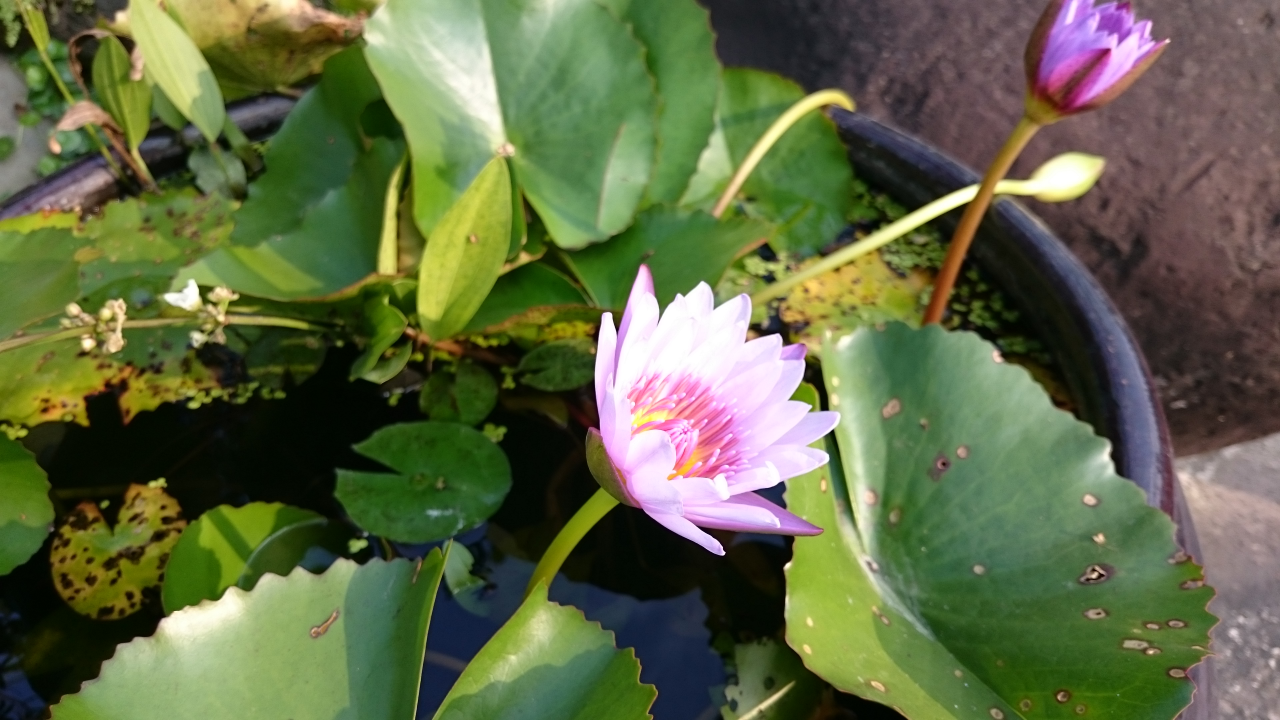
#> input picture _4.cmpp/_python_test/_code/Python程式設計實務16課/sample.jpg, 3840 x 2160 px, found by its file name (shown at 1/3 size); the run also reads 2 pictures not shown here
$ jupyter execute 'F1378 - Ch11.ipynb'
#> lines starting #> are read from the running program, lines starting #| are printed output that depends on the picture
#11-2-1 用 OpenCV 讀取並顯示圖片

[cell 1]
# 執行本章各行範例前, 請先執行此儲存格, 確認 cv2 已確實匯入
# 執行本章各行範例前, 請先執行此儲存格, 確認 cv2 已確實匯入
# 執行本章各行範例前, 請先執行此儲存格, 確認 cv2 已確實匯入
import numpy as np
import matplotlib.pyplot as plt
import cv2

def aidemy_imshow(name, img):
    b, g, r = cv2.split(img)
    img = cv2.merge([r, g, b])
    plt.title(name)
    plt.imshow(img)
    plt.show()

cv2.imshow = aidemy_imshow

[cell 2]
img = cv2.imread(r'/content/drive/MyDrive/Colab_Notebooks/F1378/Ch11_(OpenCV)/photo/sample.jpg')   #請依11-2-1節的說明，換成您自己的雲端硬碟路徑
#> img is the input picture: shape (2160, 3840, 3); mean B, G, R 69.6, 105.1, 95.9

[cell 3]
print(type(img))
#| <class 'numpy.ndarray'>
print(img.shape)
#| (2160, 3840, 3)

[cell 4]
cv2.imshow('Sample pic', img)

#11-2-2 生成並儲存圖片

[cell 5]
img = np.array([[(255, 255, 0) for x in range(256)] for x in range(256)])

[cell 6]
cv2.imwrite(r'/content/drive/MyDrive/Colab_Notebooks/F1378/Ch11_(OpenCV)/photo/sample_2.jpg', img)   #請依11-2-1節的說明，換成您自己的雲端硬碟路徑

[cell 7]
cv2.imshow('Sample pic 2', img)
#> in aidemy_imshow (call 2), `b, g, r = cv2.split(img)`: b: shape (256, 256) int32; every value is 255
#> in aidemy_imshow (call 2), `b, g, r = cv2.split(img)`: r: shape (256, 256) int32; every value is 0

[cell 8]
img_size = 256
img = np.array( [[(x, int((x + y) / 2), y) for x in range(img_size)] for y in range(img_size)])
cv2.imwrite(r'/content/drive/MyDrive/Colab_Notebooks/F1378/Ch11_(OpenCV)/photo/sample_3.jpg', img)  #請依11-2-1節的說明，換成您自己的雲端硬碟路徑
cv2.imshow('Sample pic 3', img)
#> call 3 of aidemy_imshow, with name = 'Sample pic 3'
#> in aidemy_imshow (call 3), `b, g, r = cv2.split(img)`:
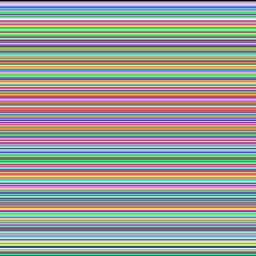
#> r: shape (256, 256) int32; 256 distinct labels, from 0 to 255; one colour per label, 0 black

#11-2-3 裁剪圖片

[cell 9]
img = cv2.imread(r'/content/drive/MyDrive/Colab_Notebooks/F1378/Ch11_(OpenCV)/photo/sample.jpg')  #請依11-2-1節的說明，換成您自己的雲端硬碟路徑
print(img.shape)
#| (2160, 3840, 3)

[cell 10]
img_cut = img[0:(img.shape[0] * 2 // 3), 0:(img.shape[1] * 2 // 3)]

[cell 11]
img_cut.shape
#> Out = (1440, 2560, 3)

[cell 12]
cv2.imshow('Sample pic', img_cut)

#11-2-4 縮放圖片

[cell 13]
img = cv2.imread(r'/content/drive/MyDrive/Colab_Notebooks/F1378/Ch11_(OpenCV)/photo/sample.jpg')  #請依11-2-1節的說明，換成您自己的雲端硬碟路徑

[cell 14]
img.shape
#> Out = (2160, 3840, 3)

[cell 15]
img_resize = cv2.resize(img, (img.shape[1] * 3, img.shape[0] * 2))
cv2.imshow('Sample pic', img_resize)

[cell 16]
img_resize.shape
#> Out = (4320, 11520, 3)

#11-2-5 圖片翻轉

[cell 17]
img = cv2.imread(r'/content/drive/MyDrive/Colab_Notebooks/F1378/Ch11_(OpenCV)/photo/sample.jpg')   #請依11-2-1節的說明，換成您自己的雲端硬碟路徑

cv2.imshow('Sample pic', img)

[cell 18]
img_flip = cv2.flip(img, -999)
img_flip2 = cv2.flip(img, -88)
cv2.imshow('Sample pic', img_flip)

#11-2-6 圖片旋轉

[cell 19]
img = cv2.imread(r'/content/drive/MyDrive/Colab_Notebooks/F1378/Ch11_(OpenCV)/photo/sample.jpg')  #請依11-2-1節的說明，換成您自己的雲端硬碟路徑

[cell 20]
aff_matrix = cv2.getRotationMatrix2D((img.shape[1]/2, img.shape[0]/2), 30, 0.8)

[cell 21]
img_rotate = cv2.warpAffine(img, aff_matrix, (img.shape[1], img.shape[0]))

[cell 22]
cv2.imshow('Sample pic', img_rotate)

使用 cv2.rotate

[cell 23]
img_rotate = cv2.rotate(img, 1)

cv2.imshow('Sample pic', img_rotate)

#11-2-7 圖片色彩空間的轉換

[cell 24]
img = cv2.imread(r'/content/drive/MyDrive/Colab_Notebooks/F1378/Ch11_(OpenCV)/photo/sample.jpg')   #請依11-2-1節的說明，換成您自己的雲端硬碟路徑

img_convert = cv2.cvtColor(img, cv2.COLOR_BGR2Lab)
#> img_convert: shape (2160, 3840, 3); mean of channels 0, 1, 2 107.5, 119.2, 145.8

cv2.imshow('Sample pic', img_convert)
#> in aidemy_imshow (call 10), `img = cv2.merge([r, g, b])`: img: shape (2160, 3840, 3); mean of channels 0, 1, 2 145.8, 119.2, 107.5

#11-2-8 將圖片顏色反轉 (負片效果)

[cell 25]
img = cv2.imread(r'/content/drive/MyDrive/Colab_Notebooks/F1378/Ch11_(OpenCV)/photo/sample.jpg')   #請依11-2-1節的說明，換成您自己的雲端硬碟路徑

[cell 26]
cv2.imshow('Sample pic', img)

[cell 27]
img_invert = cv2.bitwise_not(img)
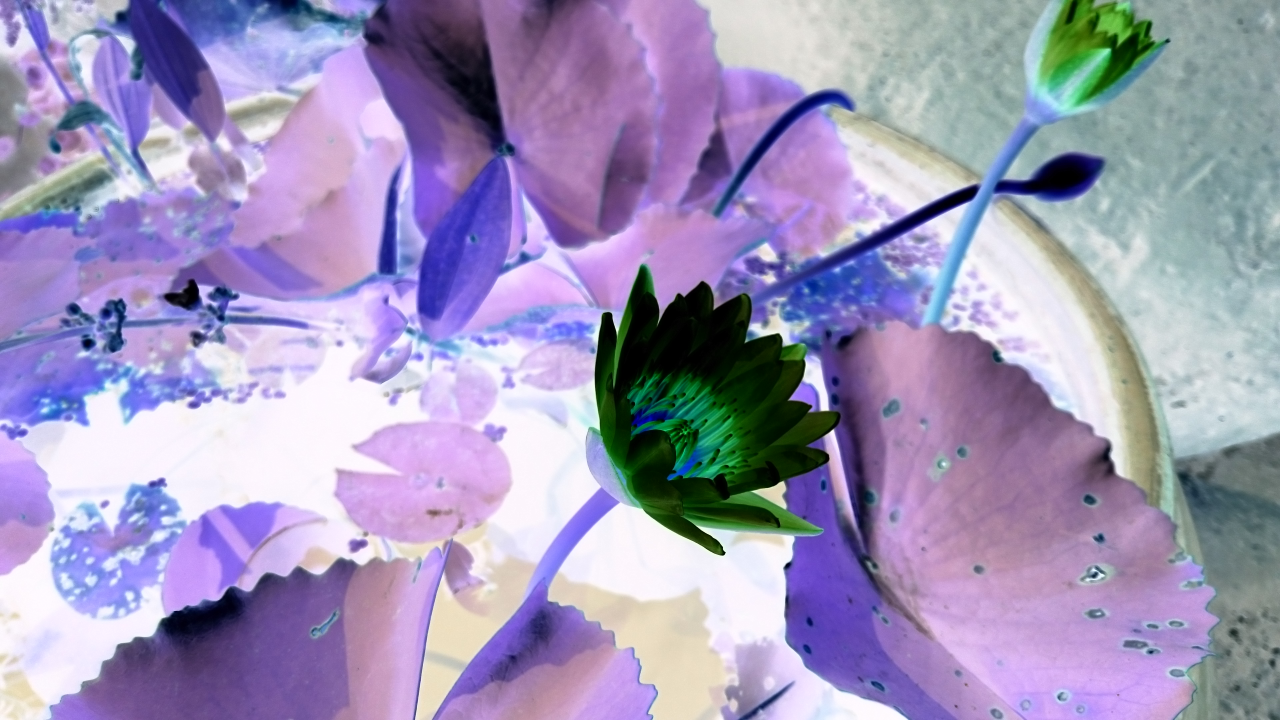
#> img_invert: shape (2160, 3840, 3) (shown at 1/3 size); mean B, G, R 185.4, 149.9, 159.1
cv2.imshow('Sample pic', img_invert)
#> in aidemy_imshow (call 12), `b, g, r = cv2.split(img)`:
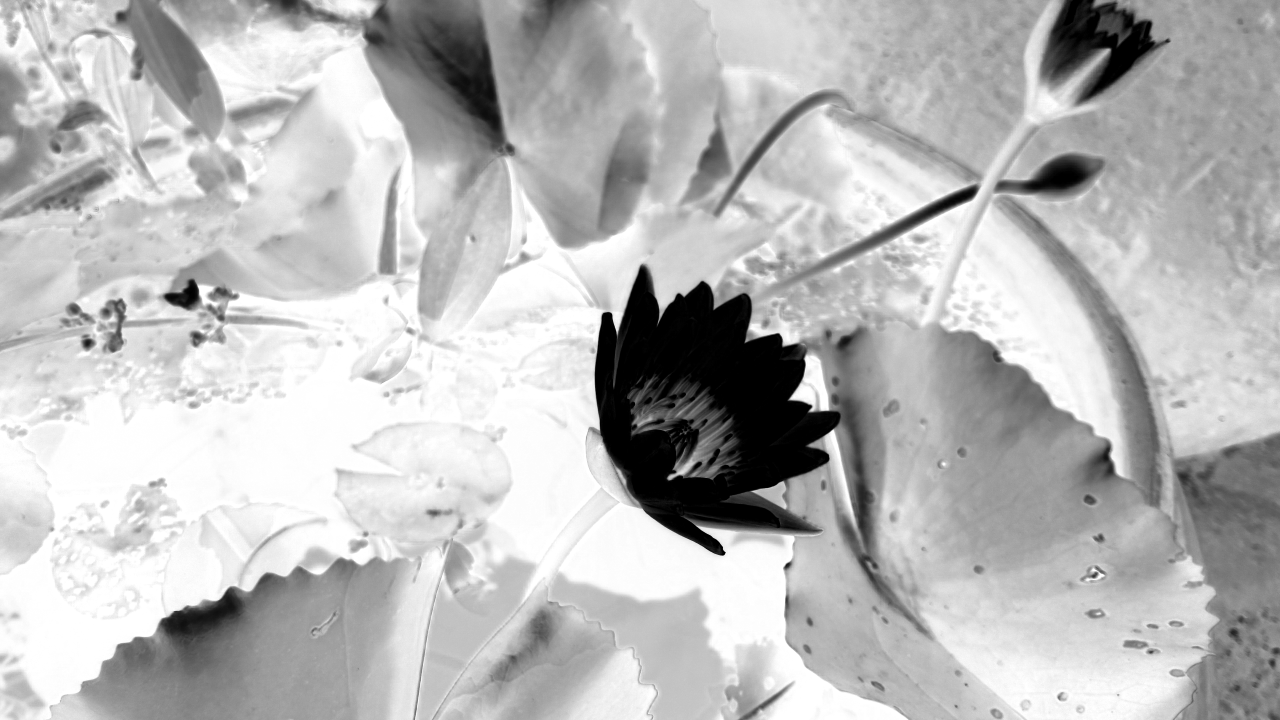
#> b: shape (2160, 3840) (shown at 1/3 size); min 0, max 255, mean 185.4
#> in aidemy_imshow (call 12), `b, g, r = cv2.split(img)`:
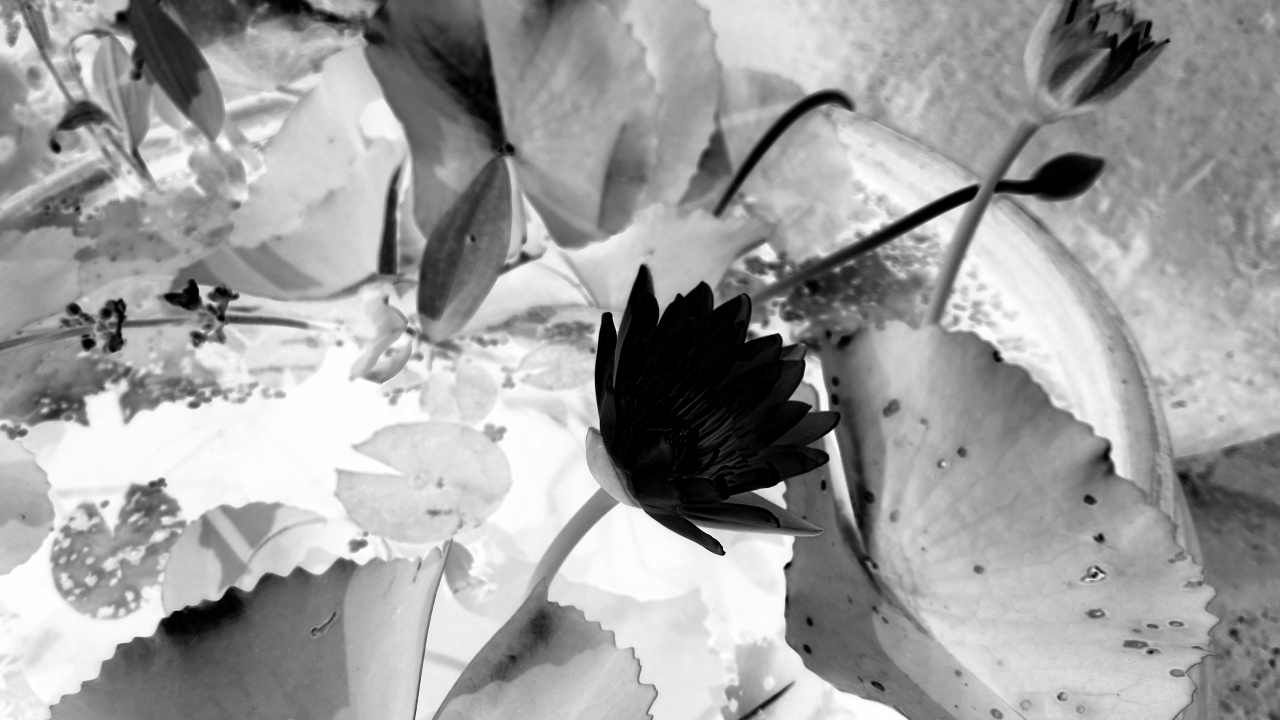
#> r: shape (2160, 3840) (shown at 1/3 size); min 0, max 255, mean 159.1

#11-3 OpenCV 進階圖片處理功能

11-3-1 圖片的二值化處理

[cell 28]
img = cv2.imread(r'/content/drive/MyDrive/Colab_Notebooks/F1378/Ch11_(OpenCV)/photo/sample.jpg')   #請依11-2-1節的說明，換成您自己的雲端硬碟路徑

[cell 29]
thr, img_binary = cv2.threshold(img, 192, 255, cv2.THRESH_TOZERO)

[cell 30]
cv2.imshow('Sample pic', img_binary)
#> in aidemy_imshow (call 13), `b, g, r = cv2.split(img)`:
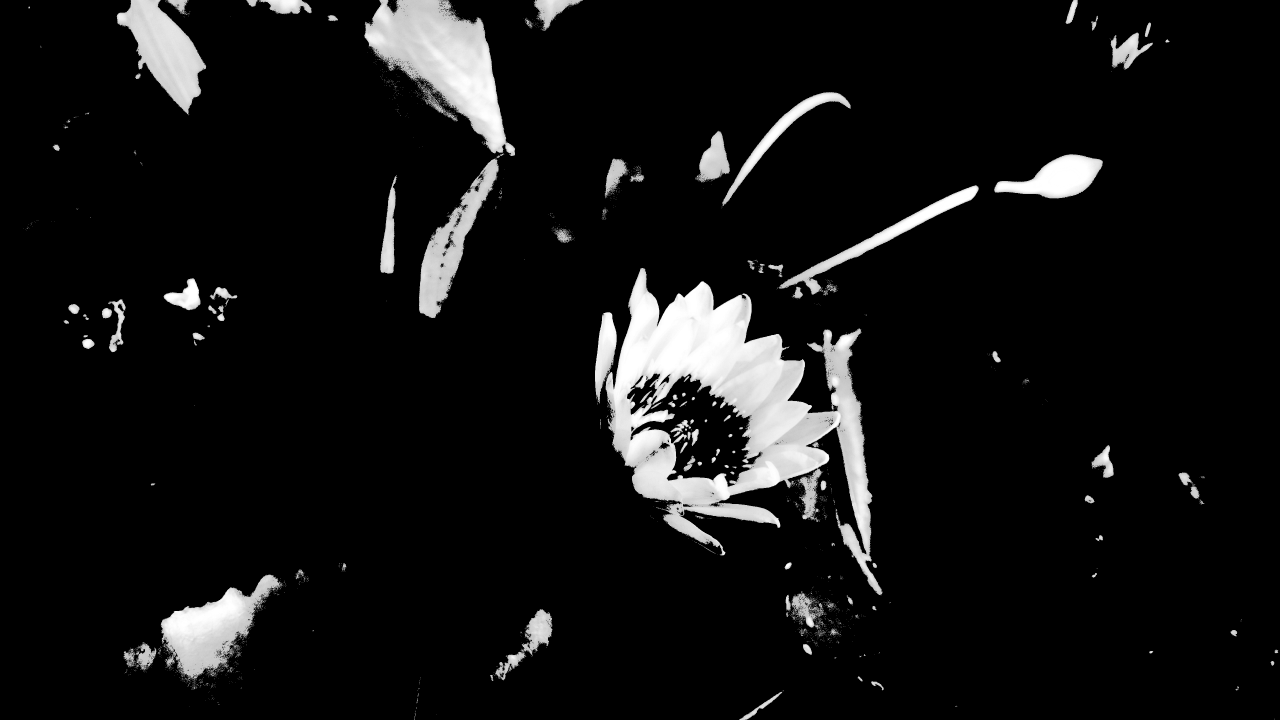
#> g: shape (2160, 3840) (shown at 1/3 size); min 0, max 255, mean 19.1
